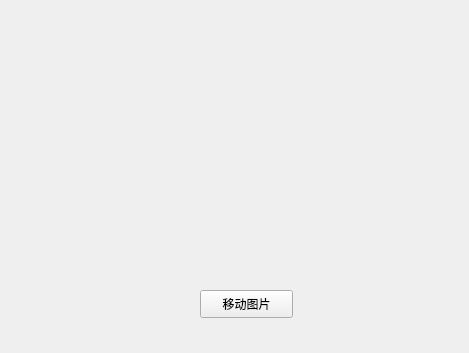
<?xml version="1.0" encoding="UTF-8"?>
<ui version="4.0">
 <class>Widget</class>
 <widget class="QWidget" name="Widget">
  <property name="geometry">
   <rect>
    <x>0</x>
    <y>0</y>
    <width>469</width>
    <height>353</height>
   </rect>
  </property>
  <property name="windowTitle">
   <string>Widget</string>
  </property>
  <widget class="QPushButton" name="pushButton">
   <property name="geometry">
    <rect>
     <x>200</x>
     <y>290</y>
     <width>93</width>
     <height>28</height>
    </rect>
   </property>
   <property name="text">
    <string>移动图片</string>
   </property>
  </widget>
 </widget>
 <layoutdefault spacing="6" margin="11"/>
 <resources/>
 <connections/>
</ui>
